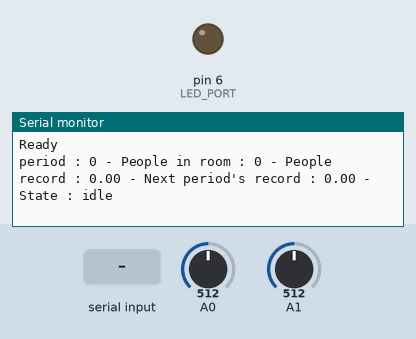
This sketch was run on a simulated Arduino Uno, built with avr-gcc and run on an emulated ATmega328P. On the bench: output pins drawn as LEDs (lit = HIGH), the last lines printed to the serial monitor. Inputs (shaded band) come from the test bench; at power-on: A0 = 512, A1 = 512. The modem accepts every AT command (registered, SIM ready, sends succeed) and sends nothing else.

Above: at 7.2 s.
7.3 s: A0 set to 317
At 8.6 s:
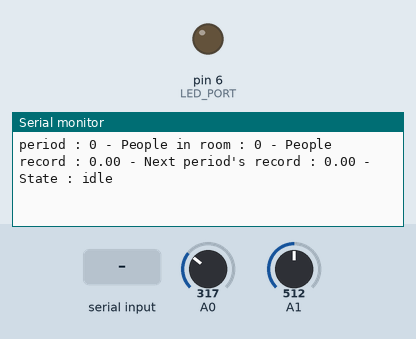
8.8 s: A0 set to 286
At 12.6 s:
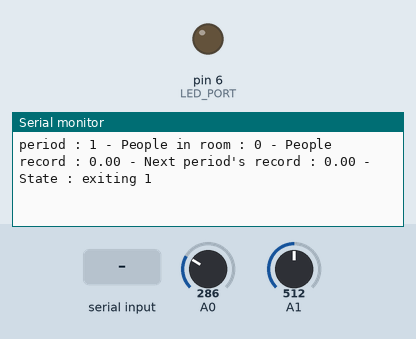

Measured:
- the behaviour switches between 300 and 299 on A0 (found by bisection; images 1 and 2)
- after the input at 8.8 s, the serial monitor: prints a new line after 1.4 s (image 2)

The sketch:

wifi_test.ino
```cpp
#include <SoftwareSerial.h>


#define DEBUG true

#define LED_PORT 6

#define IDLE 0
#define ENTERING_1 1
#define ENTERING_2 2
#define ENTERING_3 3
#define EXITING_1 4
#define EXITING_2 5
#define EXITING_3 6

#define DAYS_COUNT 5

/*
#define PERIOD 900000
#define PER_COUNT 96
*/

#define PERIOD 5000
#define PER_COUNT 2

SoftwareSerial ESPserial(2, 3); // RX | TX


float periodsPeople[PER_COUNT];

int peopleCount;
int currentPeriod;
int lastPeriodMod;
int currPeriodMod;

int minEntry = 99999;
int maxExit = -99999;

int i;


int state = IDLE;

void setup()

{
  peopleCount = 0;
  currentPeriod = 0;
  lastPeriodMod = 0;
  currPeriodMod = 0;

  for(i = 0 ; i < PER_COUNT ; i++)
  {
    periodsPeople[i] = 0;
  }

  Serial.begin(9600); // communication with the host computer

  //while (!Serial) { ; }

  // Start the software serial for communication with the ESP8266

  ESPserial.begin(9600);
  pinMode(LED_PORT,OUTPUT);


  sendData("AT+RST\r\n",2000,DEBUG); // reset module
  sendData("AT+CWMODE=2\r\n",1000,DEBUG); // configure as access point
  sendData("AT+CIFSR\r\n",1000,DEBUG); // get ip address
  sendData("AT+CIPMUX=1\r\n",1000,DEBUG); // configure for multiple connections
  sendData("AT+CIPSERVER=1,80\r\n",1000,DEBUG); // turn on server on port 80

  Serial.println("");

  Serial.println("Remember to to set Both NL & CR in the serial monitor.");

  Serial.println("Ready");

  Serial.println("");

}

int connectionId;

void loop()
{
   enterExitDetect();
   updatePeriod();
   if(ESPserial.available());
  {
    /////////////////////Recieving from web browser to toggle led
    if(ESPserial.find("+IPD,"))
    {
     delay(10);
     connectionId = ESPserial.read()-48;
     if(ESPserial.find("pin="))
     {
       Serial.println("recieving data from web browser");
       int pinNumber = (ESPserial.read()-48)*10;
       pinNumber += (ESPserial.read()-48);
       digitalWrite(pinNumber, !digitalRead(pinNumber));
     }

    /////////////////////Sending data to browser

      String add1="<h2>Room Air Conditioner Controller</h2>";
      String count =  "People in the room : " + String(peopleCount, 3) + "<br/>";
      String ave =  "Average of People which have been in the room in the past 5 Days : " + String(periodsPeople[currentPeriod], 3) + "<br/>";
      add1+= count;
      add1 += ave;
      espsend(add1);

     String closeCommand = "AT+CIPCLOSE=";  ////////////////close the socket connection////esp command
     closeCommand+=connectionId; // append connection id
     closeCommand+="\r\n";
     sendData(closeCommand,3000,DEBUG);
    }
  }
  log();

}

char* getState()
{
  switch(state)
  {
    case IDLE:
    {
      return "idle";
      break;
    }
    case ENTERING_1:
    {
      return "entering 1";
      break;
    }
    case ENTERING_2:
    {
      return "entering 2";
      break;
    }
    case ENTERING_3:
    {
      return "entering 3";
      break;
    }
    case EXITING_1:
    {
      return "exiting 1";
      break;
    }
    case EXITING_2:
    {
      return "exiting 2";
      break;
    }
    case EXITING_3:
    {
      return "exiting 3";
      break;
    }
    default:
    {
      return "default";
      break;
    }
  }
}

void log()
{
  Serial.print("period : ");
  Serial.print(currentPeriod);
  Serial.print(" - People in room : ");
  Serial.print(peopleCount);
  Serial.print(" - People record : ");
  Serial.print(periodsPeople[currentPeriod]);
  Serial.print(" - Next period's record : ");
  if(currentPeriod + 1 < PER_COUNT)
  {
    Serial.print(periodsPeople[currentPeriod + 1]);
  }
  else
  {
    Serial.print(periodsPeople[0]);
  }
  Serial.print(" - State : ");
  Serial.print(getState());
  Serial.print("\n");
}

  //////////////////////////////sends data from ESP to webpage///////////////////////////

 void espsend(String d)
         {
             String cipSend = " AT+CIPSEND=";
             cipSend += connectionId;
             cipSend += ",";
             cipSend +=d.length();
             cipSend +="\r\n";
             sendData(cipSend,1000,DEBUG);
             sendData(d,1000,DEBUG);
         }

//////////////gets the data from esp and displays in serial monitor///////////////////////
String sendData(String command, const int timeout, boolean debug)
            {
                String response = "";
                ESPserial.print(command);
                long int time = millis();
                while( (time+timeout) > millis())
                {
                   while(ESPserial.available())
                      {
                         char c = ESPserial.read(); // read the next character.
                         response+=c;
                      }
                }

                if(debug)
                     {
                     Serial.print(response); //displays the esp response messages in arduino Serial monitor
                     }
                return response;
            }


int outSensorValue = 0;
int inSensorValue = 0;
void enterExitDetect()
{
  outSensorValue = readSensor(A1);
  inSensorValue = readSensor(A0);
  switch(state)
  {
    case IDLE:
    {
      if(outSensorValue == 1 && inSensorValue == 0)
      {
        state = ENTERING_1;
      }
      else if(outSensorValue == 0 && inSensorValue == 1)
      {
        state = EXITING_1;
      }
      break;
    }
    case ENTERING_1:
    {
      if(outSensorValue == 0 && inSensorValue == 0)
      {
        state = IDLE;
      }
      else if(outSensorValue == 1 && inSensorValue == 1)
      {
        state = ENTERING_2;
      }
      else if(outSensorValue == 0 && inSensorValue == 1)
      {
        state = IDLE;
      }
      break;
    }
    case ENTERING_2:
    {
      if(outSensorValue == 1 && inSensorValue == 0)
      {
        state = ENTERING_1;
      }
      else if(outSensorValue == 0 && inSensorValue == 1)
      {
        state = ENTERING_3;
      }
      else if(outSensorValue == 0 && inSensorValue == 0)
      {
        state = IDLE;
      }
      break;
    }
    case ENTERING_3:
    {
      if(outSensorValue == 0 && inSensorValue == 0)
      {
        Serial.println("Enered");
        onEnterDetected();
        setLed();
        state = IDLE;
      }
      else if(outSensorValue == 1 && inSensorValue == 1)
      {
        state = ENTERING_2;
      }
      else if(outSensorValue == 1 && inSensorValue == 0)
      {
        state = IDLE;
      }
      break;
    }
    case EXITING_1:
    {
      if(outSensorValue == 0 && inSensorValue == 0)
      {
        state = IDLE;
      }
      else if(outSensorValue == 1 && inSensorValue == 1)
      {
        state = EXITING_2;
      }
      else if(outSensorValue == 1 && inSensorValue == 0)
      {
        state = IDLE;
      }
      break;
    }
    case EXITING_2:
    {
      if(outSensorValue == 1 && inSensorValue == 0)
      {
        state = EXITING_3;
      }
      else if(outSensorValue == 0 && inSensorValue == 1)
      {
        state = EXITING_1;
      }
      else if(outSensorValue == 0 && inSensorValue == 0)
      {
        state = IDLE;
      }
      break;
    }
    case EXITING_3:
    {
      if(outSensorValue == 0 && inSensorValue == 0)
      {
        Serial.println("Exited");
        onExitDetected();
        setLed();
        state = IDLE;
      }
      else if(outSensorValue == 1 && inSensorValue == 1)
      {
        state = EXITING_2;
      }
      else if(outSensorValue == 0 && inSensorValue == 1)
      {
        state = IDLE;
      }
      break;
    }
    default:
    {
      state = IDLE;
      break;
    }
  }

}

void updatePeriod()
{
  if(checkPeriodShift())
  {
    currentPeriod++;
    currentPeriod = currentPeriod % PER_COUNT;
    setPeopleInCurrentPeriod();
    setLed();
  }
}

void setPeopleInCurrentPeriod()
{
  if(periodsPeople[currentPeriod] > 0)
  {
    periodsPeople[currentPeriod] = (periodsPeople[currentPeriod] * (DAYS_COUNT - 1) + peopleCount) / DAYS_COUNT;
  }
  else
  {
    periodsPeople[currentPeriod] = peopleCount;
  }
}

bool checkPeriodShift()
{
  lastPeriodMod = currPeriodMod;
  currPeriodMod = millis() % PERIOD;
  if(lastPeriodMod > currPeriodMod)
  {
    return true;
  }
  return false;
}

int readSensor(int pin) {
  int value = analogRead(pin);
  return value < 300;
}


void onEnterDetected(){
  peopleCount++;
}


void onExitDetected(){
   if(peopleCount > 0)
   {
     peopleCount--;
   }
}

void setLed()
{
  if(peopleCount > 0)
  {
    turnOnLed();
  }
  else
  {
    if(currentPeriod + 1 < PER_COUNT)
    {
      if(periodsPeople[currentPeriod + 1] > 0.5)
      {
        turnOnLed();
      }
      else
      {
        turnOfffLed();
      }
    }
    else
    {
      if(periodsPeople[0] > 0.5)
      {
        turnOnLed();
      }
      else
      {
        turnOfffLed();
      }
    }
  }
}

void turnOfffLed(){
    digitalWrite(LED_PORT, LOW);
}

void turnOnLed(){
    digitalWrite(LED_PORT, HIGH);
}
```
